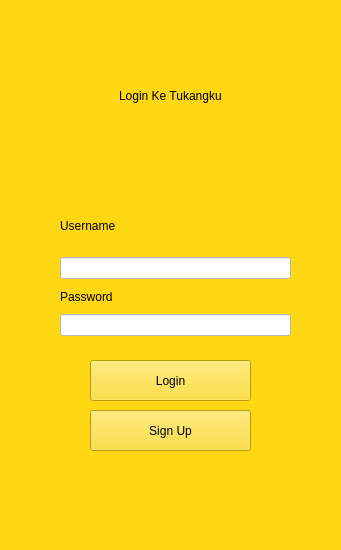
<?xml version="1.0" encoding="UTF-8"?>
<ui version="4.0">
 <class>MainWindow</class>
 <widget class="QMainWindow" name="MainWindow">
  <property name="enabled">
   <bool>true</bool>
  </property>
  <property name="geometry">
   <rect>
    <x>0</x>
    <y>0</y>
    <width>341</width>
    <height>550</height>
   </rect>
  </property>
  <property name="maximumSize">
   <size>
    <width>350</width>
    <height>550</height>
   </size>
  </property>
  <property name="windowTitle">
   <string>MainWindow</string>
  </property>
  <property name="styleSheet">
   <string notr="true">background: rgb(255, 216, 19)</string>
  </property>
  <widget class="QWidget" name="centralwidget">
   <widget class="QWidget" name="verticalLayoutWidget_2">
    <property name="geometry">
     <rect>
      <x>60</x>
      <y>200</y>
      <width>231</width>
      <height>136</height>
     </rect>
    </property>
    <layout class="QVBoxLayout" name="verticalLayout_2">
     <item>
      <layout class="QVBoxLayout" name="verticalLayout">
       <item>
        <widget class="QLabel" name="label">
         <property name="text">
          <string>Username</string>
         </property>
        </widget>
       </item>
       <item>
        <widget class="QLineEdit" name="lineEdit">
         <property name="styleSheet">
          <string notr="true">background: rgb(255, 255, 255)</string>
         </property>
        </widget>
       </item>
       <item>
        <layout class="QVBoxLayout" name="verticalLayout_3">
         <item>
          <widget class="QLabel" name="label_2">
           <property name="text">
            <string>Password</string>
           </property>
          </widget>
         </item>
         <item>
          <widget class="QLineEdit" name="lineEdit_2">
           <property name="styleSheet">
            <string notr="true">background: rgb(255, 255, 255)</string>
           </property>
          </widget>
         </item>
        </layout>
       </item>
      </layout>
     </item>
    </layout>
   </widget>
   <widget class="QPushButton" name="pushButton">
    <property name="geometry">
     <rect>
      <x>90</x>
      <y>360</y>
      <width>161</width>
      <height>41</height>
     </rect>
    </property>
    <property name="text">
     <string>Login</string>
    </property>
   </widget>
   <widget class="QPushButton" name="pushButton_2">
    <property name="geometry">
     <rect>
      <x>90</x>
      <y>410</y>
      <width>161</width>
      <height>41</height>
     </rect>
    </property>
    <property name="text">
     <string>Sign Up</string>
    </property>
   </widget>
   <widget class="QWidget" name="horizontalLayoutWidget">
    <property name="geometry">
     <rect>
      <x>0</x>
      <y>20</y>
      <width>341</width>
      <height>151</height>
     </rect>
    </property>
    <layout class="QHBoxLayout" name="horizontalLayout">
     <item>
      <spacer name="horizontalSpacer_2">
       <property name="orientation">
        <enum>Qt::Horizontal</enum>
       </property>
       <property name="sizeHint" stdset="0">
        <size>
         <width>40</width>
         <height>20</height>
        </size>
       </property>
      </spacer>
     </item>
     <item>
      <widget class="QLabel" name="label_3">
       <property name="styleSheet">
        <string notr="true">font: 81 18pt &quot;Plus Jakarta Sans ExtraBold&quot;;
text: center;</string>
       </property>
       <property name="text">
        <string>Login Ke Tukangku</string>
       </property>
      </widget>
     </item>
     <item>
      <spacer name="horizontalSpacer">
       <property name="orientation">
        <enum>Qt::Horizontal</enum>
       </property>
       <property name="sizeHint" stdset="0">
        <size>
         <width>40</width>
         <height>20</height>
        </size>
       </property>
      </spacer>
     </item>
    </layout>
   </widget>
  </widget>
 </widget>
 <resources/>
 <connections/>
</ui>
